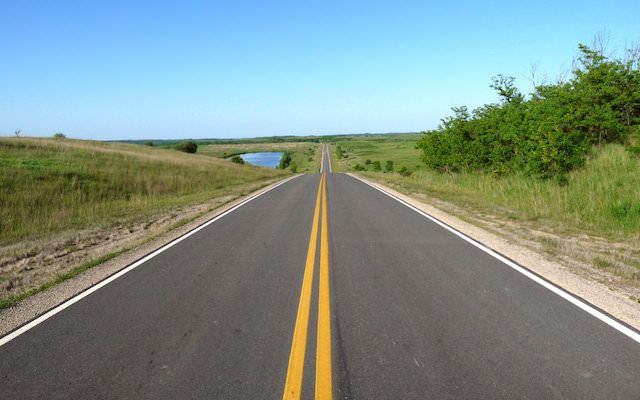
#> input picture images/road (4).jpg, 640 x 400 px
$ jupyter execute Precpective_Transform.ipynb
#> lines starting #> are read from the running program, lines starting #| are printed output that depends on the picture
In this notebook we try to create a semi automatic way to find a perfect trapazoidal for finding the corner points of the presepctive transformation.

[cell 1]
from skimage.color import rgb2hsv
from ipywidgets import IntSlider
import matplotlib.pyplot as plt
import skimage.io as io
import cv2

[cell 2]
fig = io.imread("../images/road (4).jpg")
#> fig is the input picture: shape (400, 640, 3); mean R, G, B 126.8, 144.4, 136.7
H, W, _ = fig.shape
#> H = 400; W = 640

[cell 3]
io.imshow(fig)
plt.show()

[cell 4]
import matplotlib.pyplot as plt
from ipywidgets import interact, FloatSlider
import numpy as np

# Initial parameters
bottom_width = int(W/8)
#> bottom_width = 80
top_width = int(W/5)
#> top_width = 128
vertical_position = int(H/2)
#> vertical_position = 200
line_distance = int(H/5)
#> line_distance = 80
horizontal_position = int(W/2)
#> horizontal_position = 320
#> the sliders are set to bottom_width = 80, top_width = 128, vertical_position = 200, line_distance = 80, horizontal_position = 320, rotation = 0

p1 = np.zeros((2, 1))
p2 = np.zeros((2, 1))
p3 = np.zeros((2, 1))
p4 = np.zeros((2, 1))

# Function to update the plot based on the slider values
def update_trapezoid(bottom_width, top_width, vertical_position, line_distance,
                     horizontal_position, rotation):
#> called with bottom_width = 80, top_width = 128, vertical_position = 200, line_distance = 80, horizontal_position = 320, rotation = 0
    global p1, p2, p3, p4
    # Convert degrees to radians for rotation
    theta_cw = np.radians(rotation)

    # update points based on sliders values
    x1 = horizontal_position - bottom_width / 2
    x2 = horizontal_position + bottom_width / 2
    x4 = horizontal_position - top_width / 2
    x3 = horizontal_position + top_width / 2
    y1 = vertical_position
    y2 = vertical_position
    y4 = vertical_position + line_distance
    y3 = vertical_position + line_distance

    # Rotation matrix for clockwise and counterclockwise rotation
    rot = np.array([[np.cos(theta_cw), -np.sin(theta_cw)],
                       [np.sin(theta_cw), np.cos(theta_cw)]])

    # Apply rotation transformation to trapezoid vertices
    p1 = np.dot(rot, np.array([[x1], [y1]]))
    p2 = np.dot(rot, np.array([[x2], [y2]]))
    p3 = np.dot(rot, np.array([[x3], [y3]]))
    p4 = np.dot(rot, np.array([[x4], [y4]]))

    # Plot the rotated trapezoid
    plt.figure(figsize=(6, 6))
    plt.imshow(fig)
    plt.plot([p1[0], p2[0], p3[0], p4[0], p1[0]], [p1[1], p2[1], p3[1], p4[1], p1[1]], 'b-')
    plt.scatter([x1, x2, x3, x4], [y1, y2, y3, y4], color=['red', 'blue', 'green', 'yellow'])
    plt.ylim(H, 0)
    plt.xlim(0, W)
    plt.show()
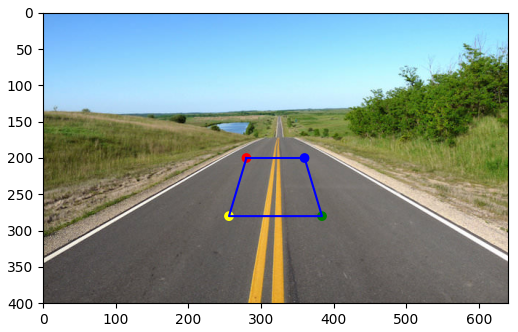
#> figure drawn by matplotlib, 1 panel

# Create sliders for controlling the trapezoid parameters and rotation angles
interact(update_trapezoid,
         bottom_width=FloatSlider(min=1, max=W, step=0.1, value=bottom_width, description='Top Width:'),
         top_width=FloatSlider(min=1, max=W, step=0.1, value=top_width, description='Bottom Width:'),
         vertical_position=FloatSlider(min=1, max=H, step=0.1, value=vertical_position, description='Vertical Position:'),
         line_distance=FloatSlider(min=1, max=H, step=0.1, value=line_distance, description='Line Distance:'),
         horizontal_position=FloatSlider(min=0, max=W, step=0.1, value=horizontal_position, description='Horizontal Position:'),
         rotation=FloatSlider(min=-360, max=360, step=10, value=0, description='Rotation (degrees):'),
        )

[cell 5]
def perspective_transformation(img, pts_source):
        """Returns perspective transformation of an image."""
        if(len(img.shape) == 2):
                H, W = img.shape
        else:
                H, W, _ = img.shape
#> H = 400; W = 640

        # Define source points, points are defined as (col, row)
        d_top_left = (0, 0)
        d_top_right = (W-1, 0)
#> d_top_right = (639, 0)
        d_bottom_left = (0, H - 1)
#> d_bottom_left = (0, 399)
        d_bottom_right = (W - 1, H - 1)
#> d_bottom_right = (639, 399)

        pts_destination = np.array([d_top_left, d_top_right, d_bottom_right, d_bottom_left], dtype=np.float32)

        # Get perspective transformation matrix
        matrix = cv2.getPerspectiveTransform(pts_source, pts_destination)

        # Apply perspective transformation
        transformed_img = cv2.warpPerspective(img, matrix, (W, H))
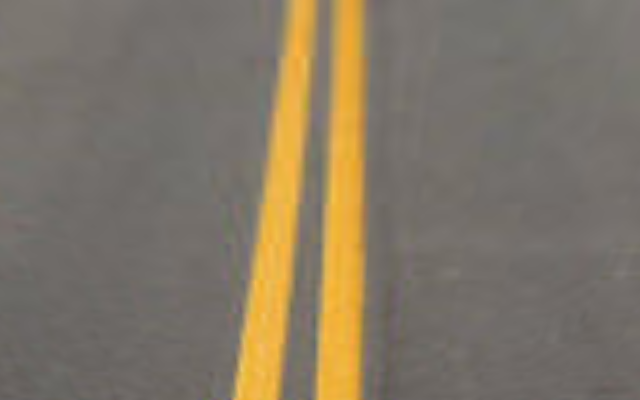
#> transformed_img: shape (400, 640, 3); mean R, G, B 128.6, 118.1, 101.8
        return transformed_img, matrix

[cell 6]
pts_source = np.array([p1, p2, p3, p4], dtype=np.float32).reshape(4, 2)
transformed_img, matrix = perspective_transformation(fig, pts_source)
#> matrix = [[-15.97, -4.79, 5431.5], [2.96e-15, -15.96, 3192], [0, -0.015, 1]]

[cell 7]
io.imshow(transformed_img)
plt.show()

[cell 8]
transformed_img_hsv = rgb2hsv(transformed_img)
#> transformed_img_hsv: shape (400, 640, 3) float64; mean of channels 0, 1, 2 0.0971, 0.153, 0.504
io.imshow(transformed_img_hsv[:, :, 1])
plt.show()
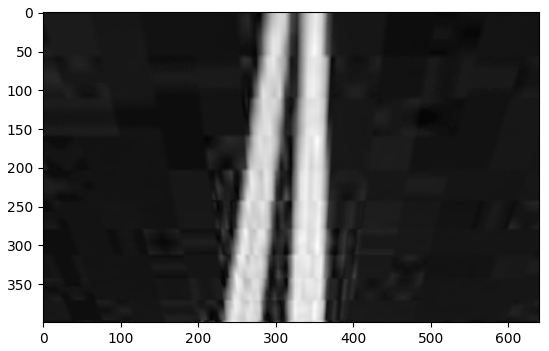
#> figure drawn by matplotlib, 1 panel

$ run again, with images/road (3).jpg copied over images/road (4).jpg
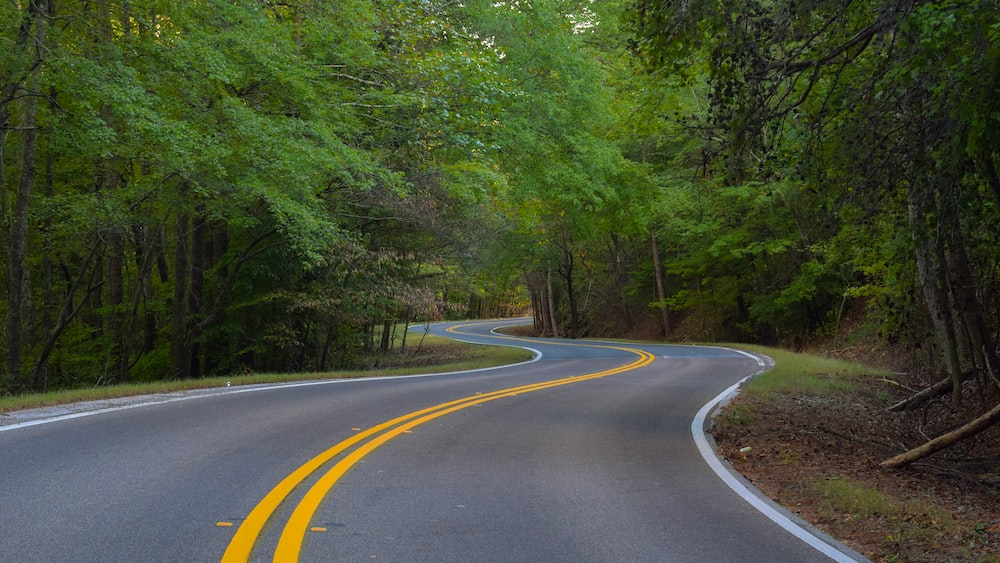
#> input picture images/road (3).jpg, 1000 x 563 px
#> fig is the input picture: shape (563, 1000, 3); mean R, G, B 69.8, 77.4, 53.9
#> in perspective_transformation, `transformed_img = cv2.warpPerspective(img, matrix, (W, H))`:
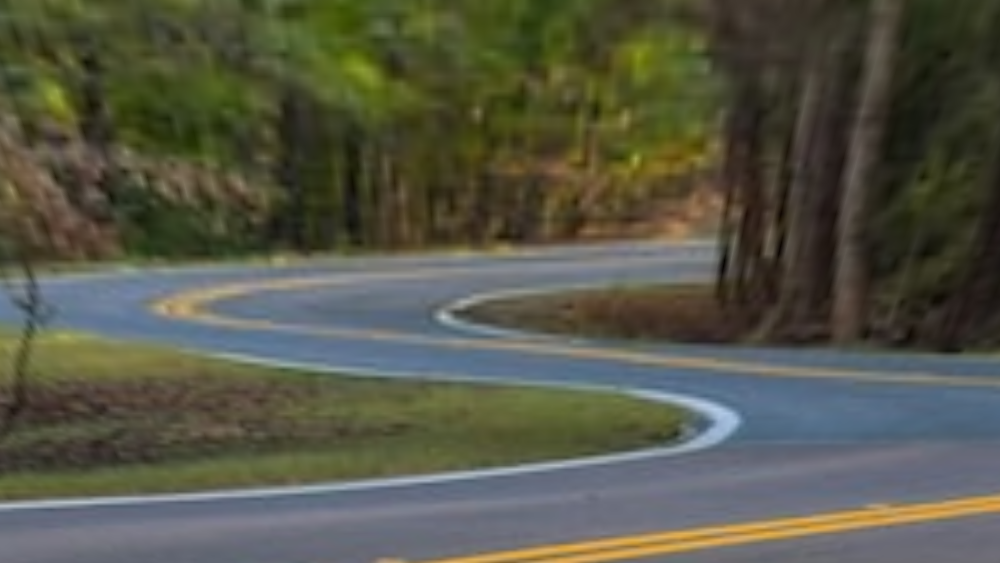
#> transformed_img: shape (563, 1000, 3); mean R, G, B 86.1, 87, 71.6
#> `transformed_img, matrix = perspective_transformation(fig, pts_source)`: matrix = [[-15.81, -5.3, 8406.8], [1.52e-15, -15.89, 4464.2], [-4.55e-18, -0.0106, 1]]
#> transformed_img_hsv: shape (563, 1000, 3) float64; mean of channels 0, 1, 2 0.28, 0.338, 0.371
#> `plt.show()`:
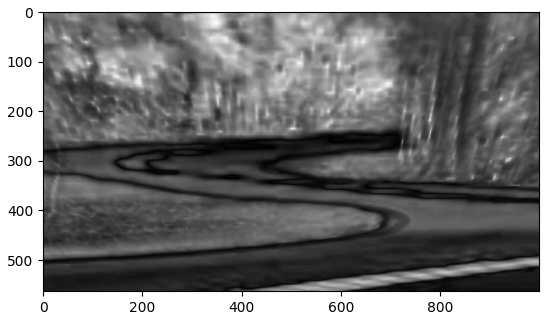
#> figure drawn by matplotlib, 1 panel

$ run again, with images/road (5).jpg copied over images/road (4).jpg
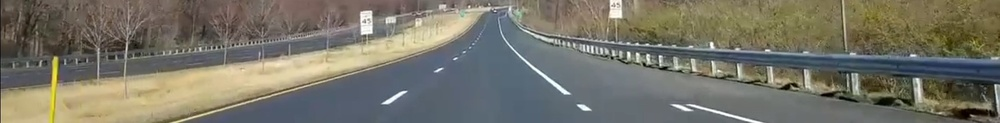
#> input picture images/road (5).jpg, 1000 x 123 px, shrunk from 1850 x 227 before the run
#> fig is the input picture: shape (123, 1000, 3); mean R, G, B 118.5, 116.2, 103.8
#> in perspective_transformation, `transformed_img = cv2.warpPerspective(img, matrix, (W, H))`:
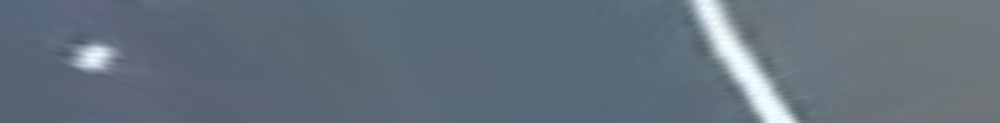
#> transformed_img: shape (123, 1000, 3); mean R, G, B 99, 112.2, 124.4
#> `transformed_img, matrix = perspective_transformation(fig, pts_source)`: matrix = [[-15.22, -23.79, 8110.9], [-8.53e-16, -15.49, 945], [-3.95e-18, -0.0476, 1]]
#> transformed_img_hsv: shape (123, 1000, 3) float64; mean of channels 0, 1, 2 0.578, 0.209, 0.488
#> `plt.show()`:
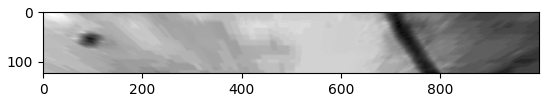
#> figure drawn by matplotlib, 1 panel
